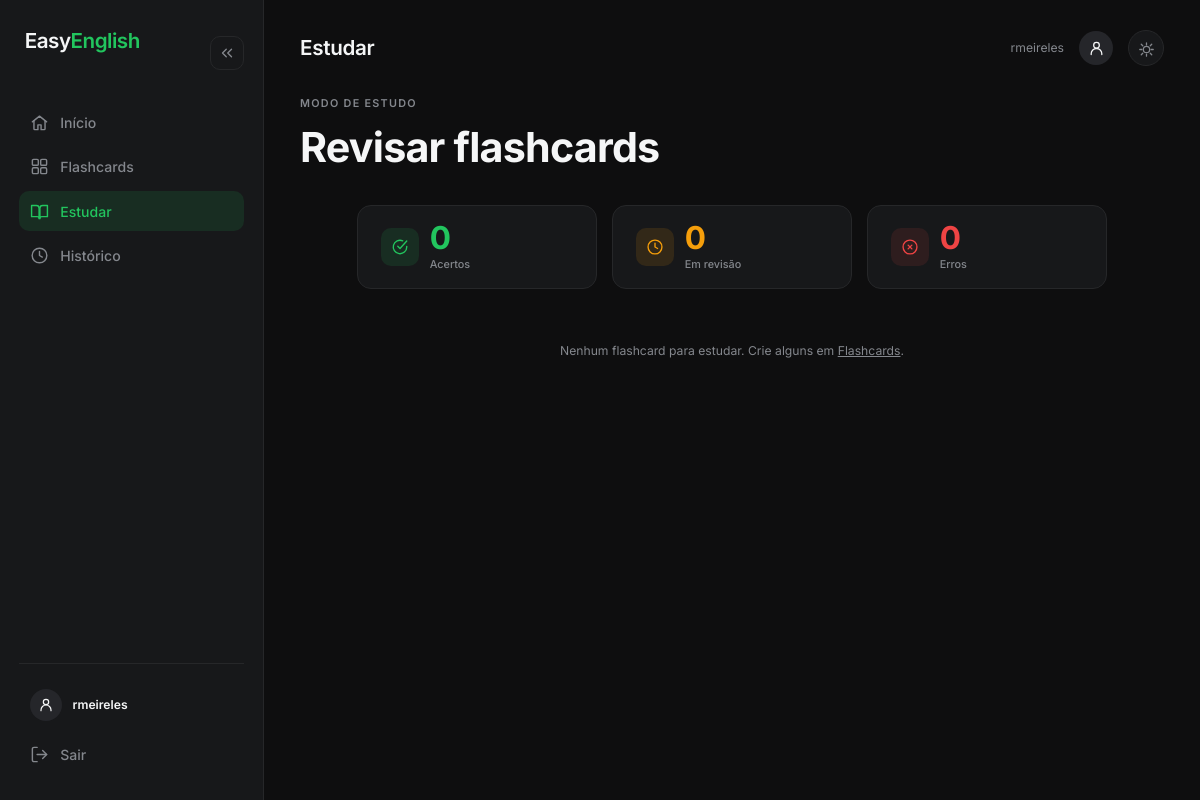
/estudar/ (signed in), run on an earlier commit of the app's database.
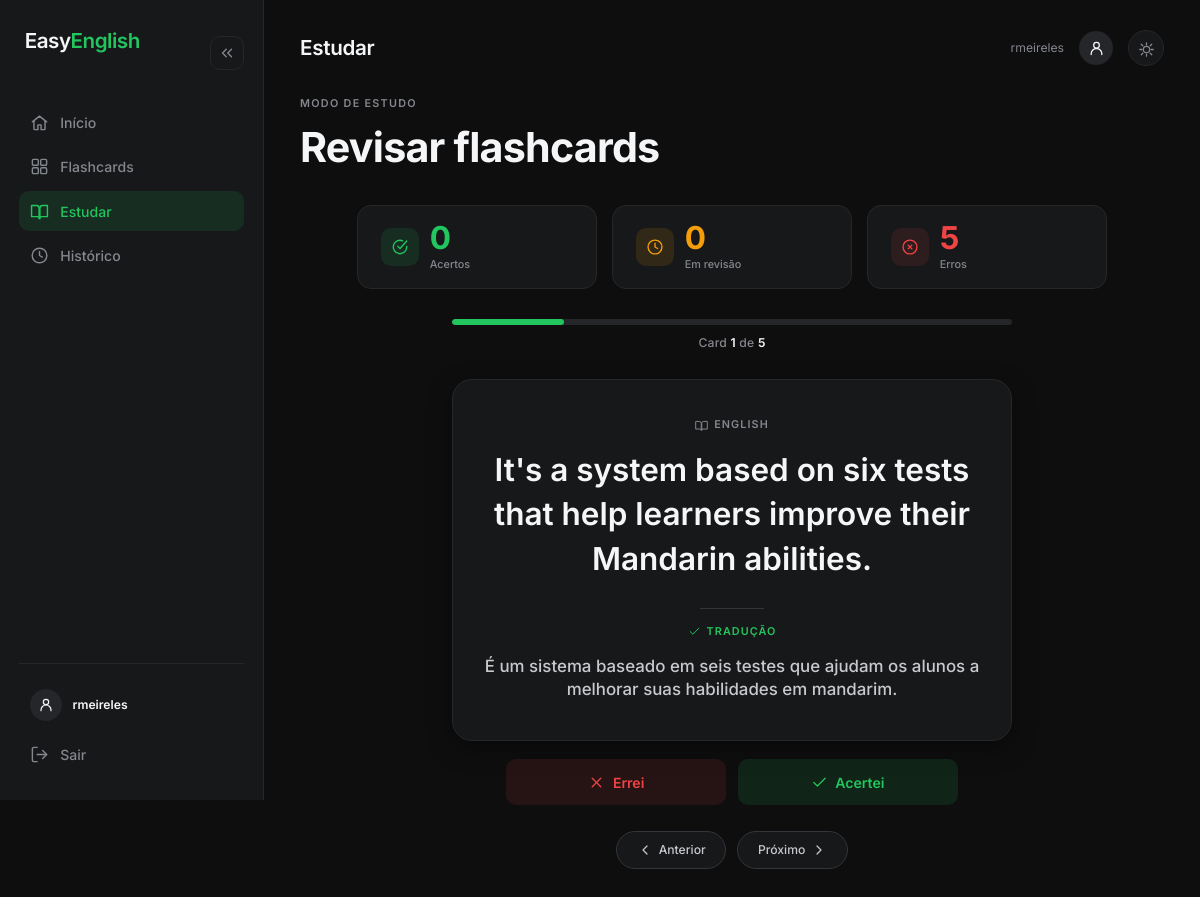
And on a later commit of the database.
### extensao/models.py (models this page shows, shortened)
class Flashcard(models.Model):
    DECK_CHOICES = [
        ('geral',   'Geral'),
        ('frases',  'Frases do dia a dia'),
        ('phrasal', 'Phrasal Verbs'),
        ('vocab',   'Vocabulário'),
        ('video',   'Do vídeo'),
    ]
    STATUS_CHOICES = (
        ('new',      'Novo'),
        ('learning', 'Aprendendo'),
        ('reviewed', 'Revisado'),
    )
    user = models.ForeignKey(User, on_delete=models.CASCADE, related_name='flashcards',
                             null=True, blank=True)
    video = models.ForeignKey(Video, on_delete=models.SET_NULL, related_name='flashcards',
                              null=True, blank=True)
    source_video_id = models.CharField(max_length=50, blank=True)  # id do vídeo de origem (YouTube)
    phrase = models.TextField()                       # EN
    translation = models.TextField(blank=True)        # PT
    deck = models.CharField(max_length=30, choices=DECK_CHOICES, default='geral')
    status = models.CharField(max_length=20, choices=STATUS_CHOICES, default='new')
    progress = models.PositiveIntegerField(default=0)
    created_at = models.DateTimeField(auto_now_add=True)
    class Meta:
        ordering = ['-created_at']

### easyenglish/views.py (the view)
# urls.py: path("estudar/", study_view, name="study"),
@login_required
def study_view(request):
    cards = Flashcard.objects.filter(user=request.user)
    counts = {
        "acertos": cards.filter(status="reviewed").count(),
        "revisoes": cards.filter(status="learning").count(),
        "erros": cards.filter(status="new").count(),
    }
    return render(request, "flashcards/estudar.html", {"cards": cards, "counts": counts})

### easyenglish/templatetags/cache_bust.py (called while the page is built)
@register.simple_tag
def static_v(path):
    url = static(path)
    try:
        absolute_path = finders.find(path)
        if absolute_path:
            version = int(os.path.getmtime(absolute_path))
            return f"{url}?v={version}"
    except Exception:
        pass
    return url

### easyenglish/templatetags/icons.py (called while the page is built)
@register.simple_tag
def icon(name, size=20, css_class=""):
    inner = ICONS.get(name, "")
    klass = f"icon {css_class}".strip()
    return mark_safe(
        f'<svg class="{klass}" width="{size}" height="{size}" viewBox="0 0 24 24" '
        f'fill="none" stroke="currentColor" stroke-width="1.8" stroke-linecap="round" '
        f'stroke-linejoin="round" aria-hidden="true">{inner}</svg>'
    )

### easyenglish/templates/flashcards/estudar.html (shortened to what this page needs)
{% extends 'base_app.html' %}
{% load static %}
{% load icons %}
{% load cache_bust %}
{% block page_title %}Estudar{% endblock %}
{% block extra_head %}<link rel="stylesheet" href="{% static_v 'css/study.css' %}">{% endblock %}
{% block app_content %}
<div class="study-page">
    <div class="page-header">
        <div class="heading-group">
            <span class="eyebrow">Modo de estudo</span>
            <h1>Revisar flashcards</h1>
        </div>
    </div>
    <div class="barra-status">
        <div class="status-card acertos">
            <span class="status-icon">{% icon 'check-circle' size=18 %}</span>
            <div><h2>{{ counts.acertos }}</h2><p>Acertos</p></div>
        </div>
        <div class="status-card revisao">
            <span class="status-icon">{% icon 'clock' size=18 %}</span>
            <div><h2>{{ counts.revisoes }}</h2><p>Em revisão</p></div>
        </div>
        <div class="status-card erros">
            <span class="status-icon">{% icon 'x-circle' size=18 %}</span>
            <div><h2>{{ counts.erros }}</h2><p>Erros</p></div>
        </div>
    </div>
    {% if cards %}
    <div class="study-progress">
        <div class="study-progress-track"><div class="study-progress-fill" id="progress-fill"></div></div>
        <div class="study-progress-label">Card <span id="card-atual">1</span> de <span id="total-cards">{{ cards|length }}</span></div>
    </div>
    <div class="review-container">
        {% for fc in cards %}
        <div class="card-slot">
            <div class="flashcard">
                <span class="face-label">{% icon 'book-open' size=13 %}<span>English</span></span>
                <p class="phrase">{{ fc.phrase }}</p>
                <div class="card-divider"></div>
                <span class="face-label translation-label">{% icon 'check' size=13 %}<span>Tradução</span></span>
                <p class="translation">{{ fc.translation|default:"—" }}</p>
            </div>
            <div class="status-resposta">
                <form method="post" action="{% url 'update_flashcard_status' fc.id %}">
                    <button class="errou-btn" type="submit">{% icon 'x' size=17 %}<span>Errei</span></button>
                </form>
                <form method="post" action="{% url 'update_flashcard_status' fc.id %}">
                    <button class="acertou-btn" type="submit">{% icon 'check' size=17 %}<span>Acertei</span></button>
                </form>
            </div>
        </div>
        {% endfor %}
    </div>
    <div class="controles">
        <button id="btn-anterior" type="button">{% icon 'chevron-left' size=16 %}<span>Anterior</span></button>
        <button id="btn-proximo" type="button"><span>Próximo</span>{% icon 'chevron-right' size=16 %}</button>
    </div>
    {% else %}
    <div class="empty-hint">Nenhum flashcard para estudar. Crie alguns em <a href="{% url 'flashcards_list' %}">Flashcards</a>.</div>
    {% endif %}
</div>
{% endblock %}

What changed in the data, as far as the page shows it:
added Flashcard: phrase "It's a system based on six tests that help learners improve their Mandarin abilities.", translation "É um sistema baseado em seis testes que ajudam os alunos a melhorar suas habilidades em mandarim."
Also different on the page:
{{ counts.erros }}: "0" → "5"
{{ cards|length }}: (not shown) → "5"
text no longer shown: "Nenhum flashcard para estudar. Crie alguns em Flashcards ."
text now shown: "Card 1 de Anterior Próximo"
